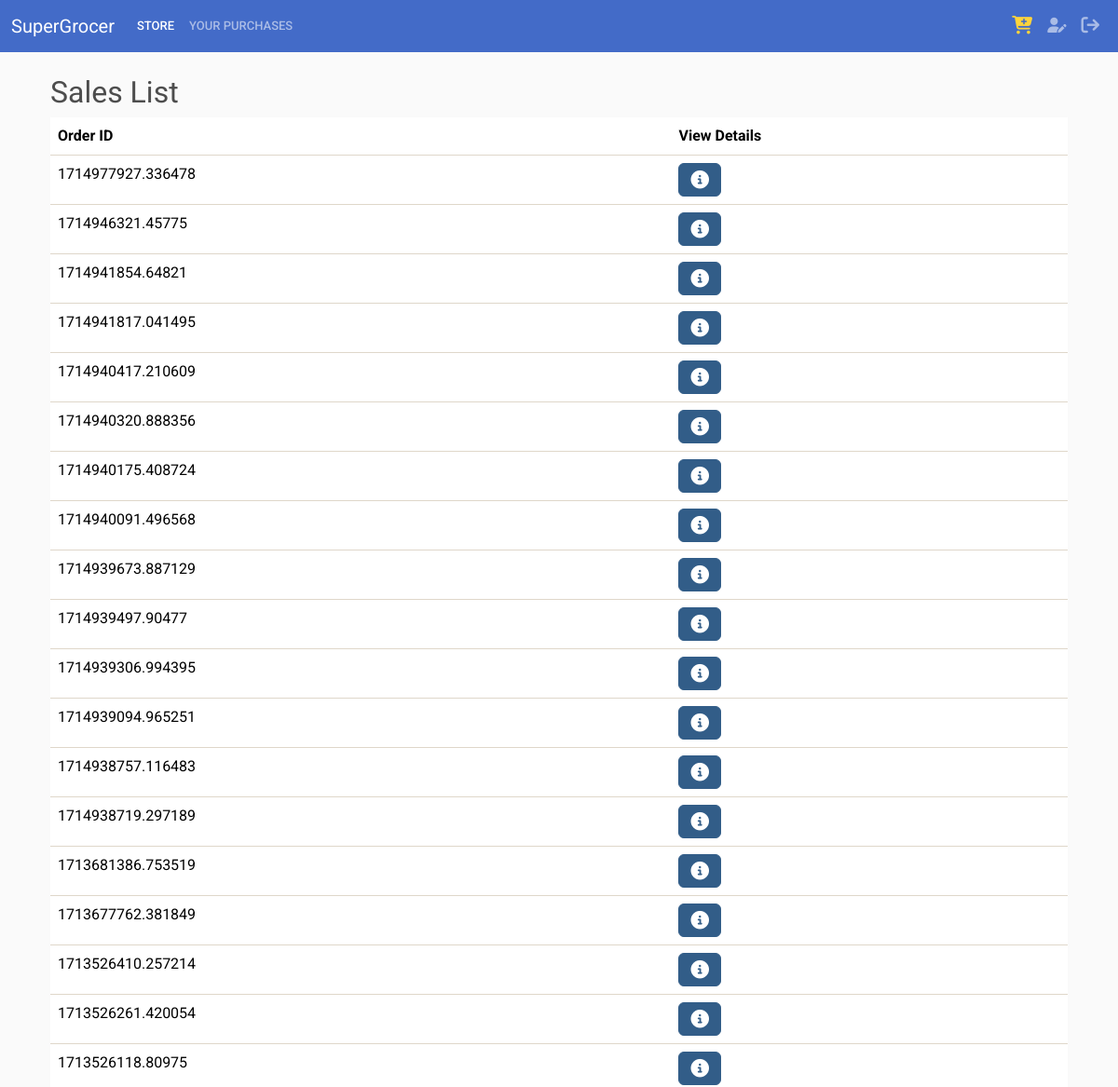
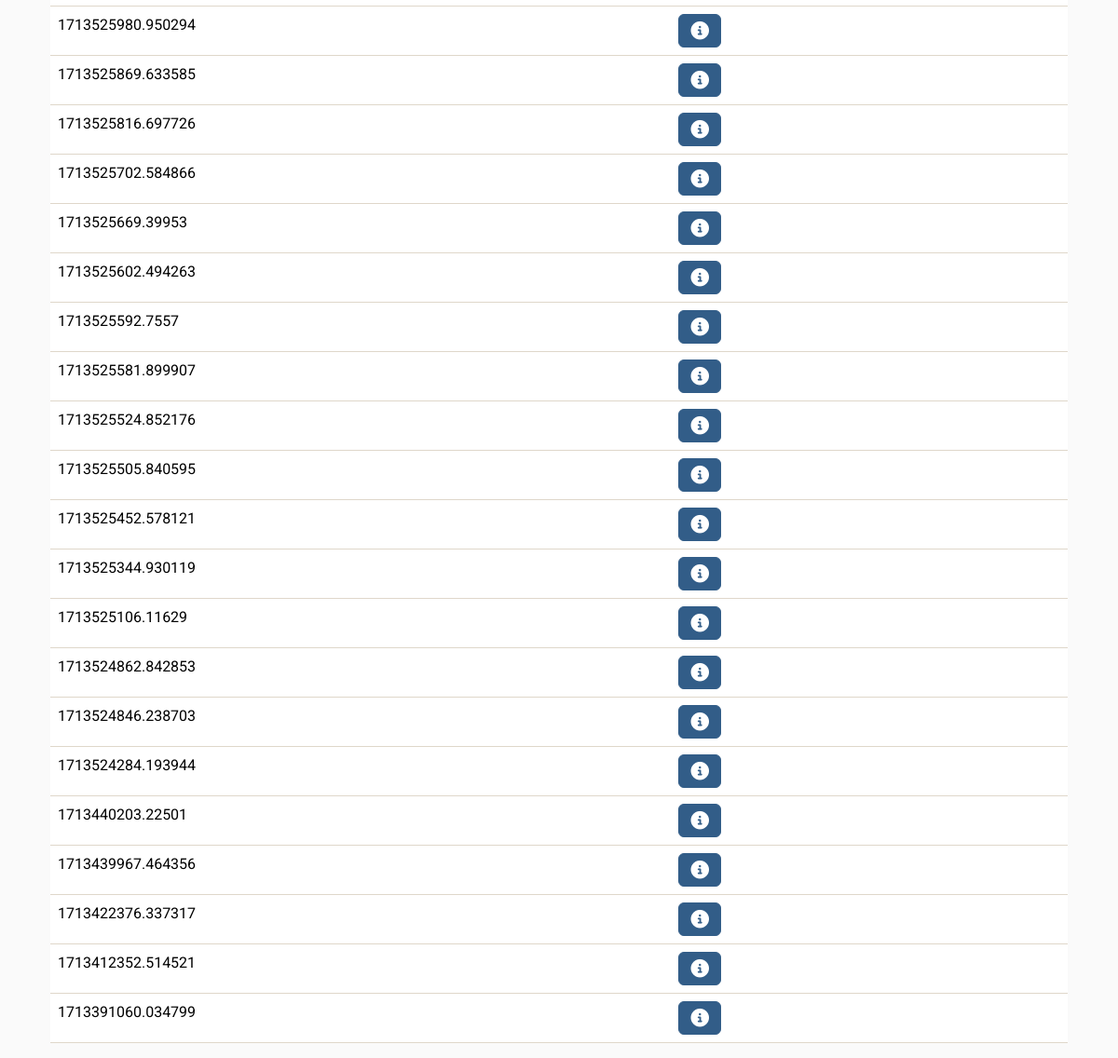
/buyer/sale_list/ (signed in), run on the app's committed database (2 pictures, top to bottom).
### buyer/models.py (models this page shows, shortened)
class SalesOrder(models.Model):
    buyer = models.ForeignKey(Buyer, on_delete=models.SET_NULL, null=True)
    date_ordered = models.DateTimeField(auto_now_add=True)
    complete = models.BooleanField(default=False, null=True, blank=False)
    transaction_id = models.CharField(max_length=200, null=True)
    razorpay_order_id = models.CharField(max_length=100, null=True, blank=True)
    razorpay_payment_id = models.CharField(max_length=100, null=True, blank=True)
    razorpay_payment_signature = models.CharField(max_length=100, null=True, blank=True)
    @property
    def get_cart_total(self):
        orderitems = self.orderitem_set.all()
        total = sum([item.get_total for item in orderitems])
        return total

### buyer/views.py (the view)
# urls.py: path('sale_list/', views.sale_list, name='sale_list'),
@login_required
def sale_list(request):
    buyer = request.user.buyer
    sales = buyer.salesorder_set.filter(complete=True).order_by('-id').order_by('-id')
    context = {
        'sales': sales
    }
    return render(request, 'buyer/sale_list.html', context)

### buyer/models.py (called while the page is built)
    @property
    def get_total(self):
        total = self.product.sell_price * self.quantity
        return total

### templates/buyer/sale_list.html (shortened to what this page needs)
{% extends 'base/buyer.html' %}
{% block content %}
<div class="container">
  <h2>Sales List</h2>
  <table class="table table-hover">
    <thead>
      <tr>
        <th scope="col">Order ID</th>
        <th scope="col">View Details</th>
      </tr>
    </thead>
    <tbody>
      {% for sale in sales %}
      <tr>
        <td>{{ sale.transaction_id }}</td>
        <td>
            <a href="#" class="btn btn-primary" data-bs-toggle="modal" data-bs-target="#salesModal{{ sale.id }}">
            </a>
        </td>
      </tr>
      {% endfor %}
    </tbody>
  </table>
</div>
{% endblock %}

### static/css/style.css (style rules this page uses)
body { background-color: hsl(0, 0%, 98%); }
h1,h2,h3,h4,h5,h6 { color:hsl(0, 0%, 30%); }

### data on the page
SalesOrder: transaction_id "1714977927.336478"
SalesOrder: transaction_id "1714946321.45775"
SalesOrder: transaction_id "1714941854.64821"
SalesOrder: transaction_id "1714941817.041495"
SalesOrder: transaction_id "1714940417.210609"
SalesOrder: transaction_id "1714940320.888356"
SalesOrder: transaction_id "1714940175.408724"
SalesOrder: transaction_id "1714940091.496568"
SalesOrder: transaction_id "1714939673.887129"
SalesOrder: transaction_id "1714939497.90477"
SalesOrder: transaction_id "1714939306.994395"
SalesOrder: transaction_id "1714939094.965251"
SalesOrder: transaction_id "1714938757.116483"
SalesOrder: transaction_id "1714938719.297189"
SalesOrder: transaction_id "1713681386.753519"
SalesOrder: transaction_id "1713677762.381849"
SalesOrder: transaction_id "1713526410.257214"
SalesOrder: transaction_id "1713526261.420054"
SalesOrder: transaction_id "1713526118.80975"
SalesOrder: transaction_id "1713525980.950294"
SalesOrder: transaction_id "1713525869.633585"
SalesOrder: transaction_id "1713525816.697726"
SalesOrder: transaction_id "1713525702.584866"
SalesOrder: transaction_id "1713525669.39953"
SalesOrder: transaction_id "1713525602.494263"
SalesOrder: transaction_id "1713525592.7557"
SalesOrder: transaction_id "1713525581.899907"
SalesOrder: transaction_id "1713525524.852176"
SalesOrder: transaction_id "1713525505.840595"
SalesOrder: transaction_id "1713525452.578121"
SalesOrder: transaction_id "1713525344.930119"
SalesOrder: transaction_id "1713525106.11629"
SalesOrder: transaction_id "1713524862.842853"
SalesOrder: transaction_id "1713524846.238703"
SalesOrder: transaction_id "1713524284.193944"
SalesOrder: transaction_id "1713440203.22501"
SalesOrder: transaction_id "1713439967.464356"
SalesOrder: transaction_id "1713422376.337317"
SalesOrder: transaction_id "1713412352.514521"
SalesOrder: transaction_id "1713391060.034799"
